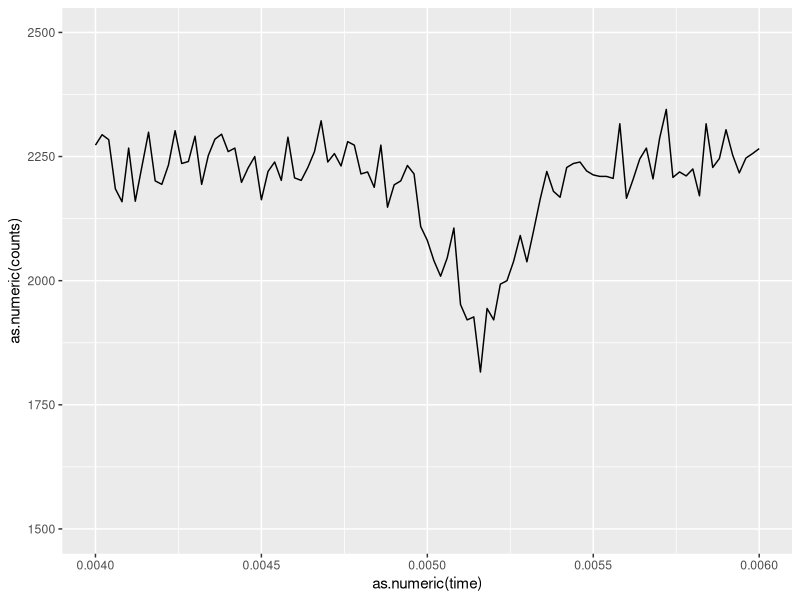
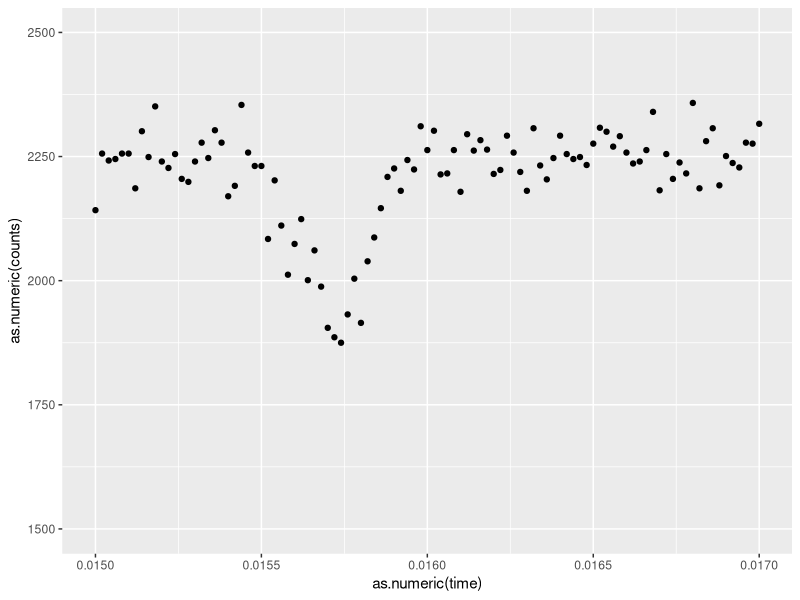
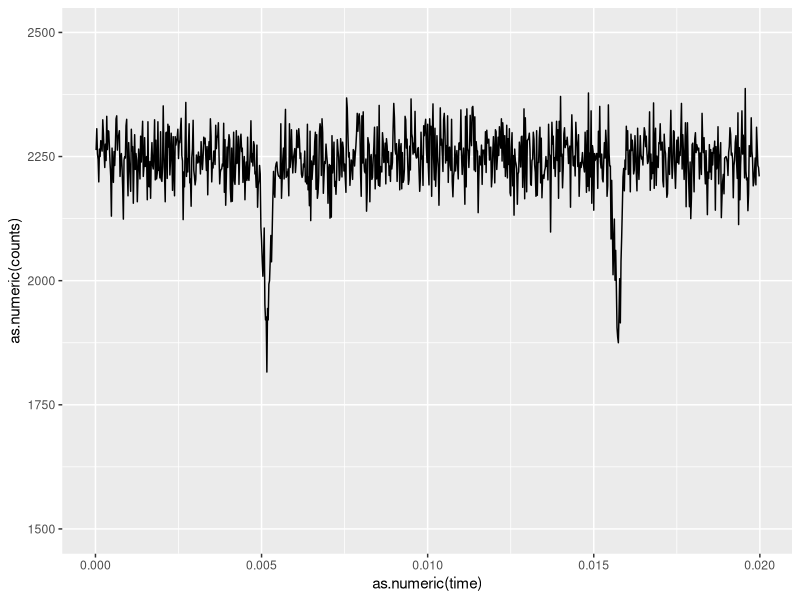
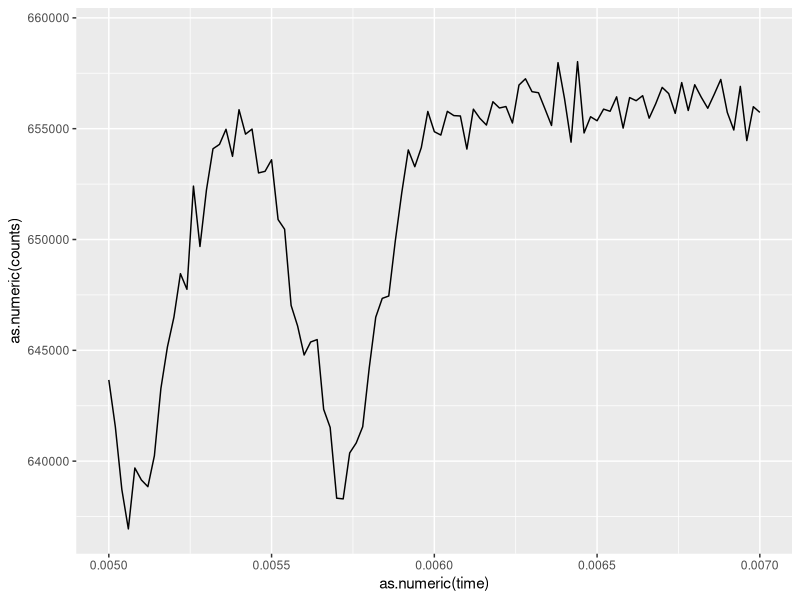
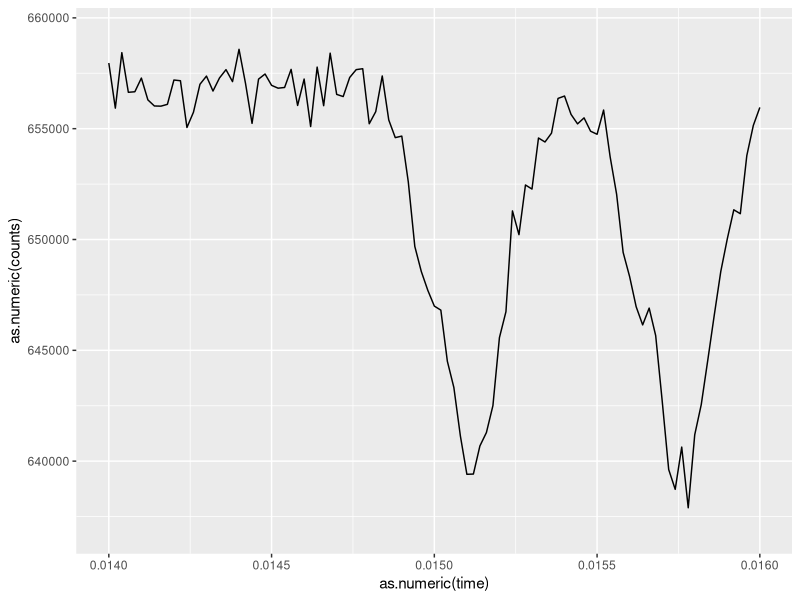
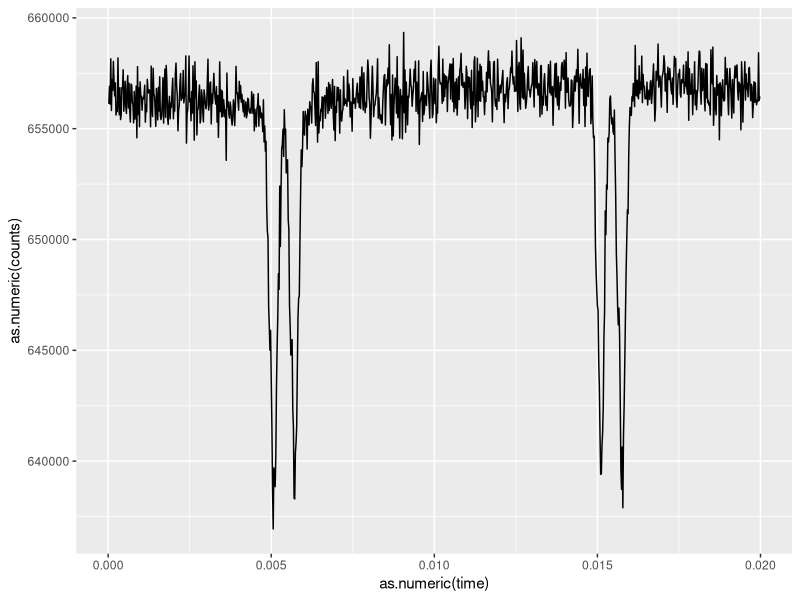
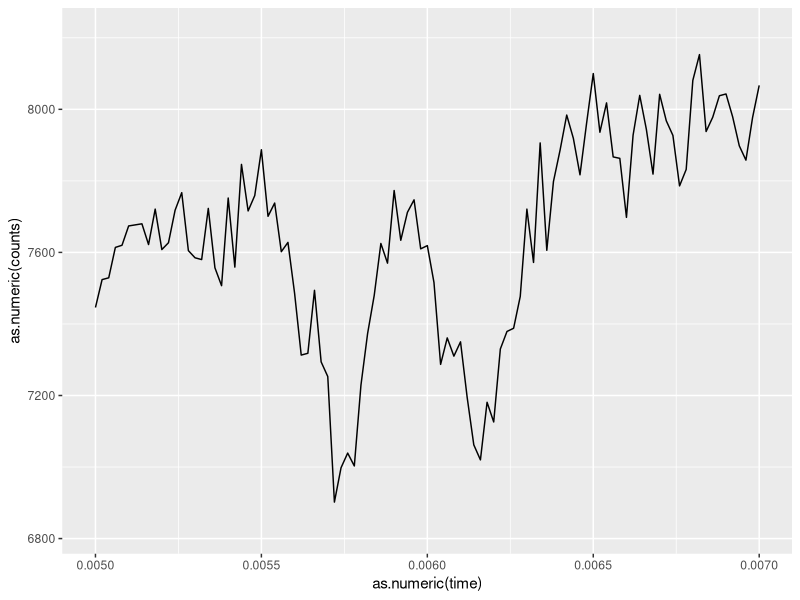
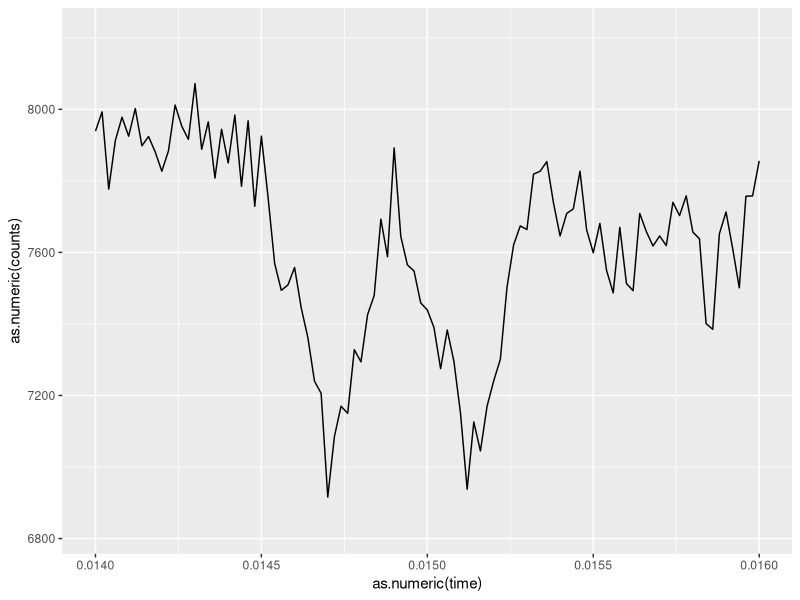

Here is the R script that generated these plots, in order:
## ---- chunk 1
knitr::opts_chunk$set(echo = TRUE)
library(tidyverse)
library(pracma)
## ---- chunk 2
stainless <- read.delim("raw_data_materials/stainless_steel_3_1.txt") %>% tail(1000) %>% 
  select(-2)
names(stainless)[1] <- 'counts'
stainless <- tibble::rownames_to_column(stainless, "time")

stainless %>% 
  mutate(time = as.numeric(time), counts = as.numeric(counts))

stainless %>%  ggplot(aes(x = as.numeric(time), y = as.numeric(counts))) + 
  geom_line() +
  xlim(.004,.006) +
  ylim(1500,2500)


stainless %>%  ggplot(aes(x = as.numeric(time), y = as.numeric(counts))) + 
  geom_point() +
  xlim(.015,.017) +
  ylim(1500,2500)

stainless %>%  ggplot(aes(x = as.numeric(time), y = as.numeric(counts))) + 
  geom_line() +
  ylim(1500,2500)

findpeaks((-as.numeric(stainless$counts)), npeaks=4, minpeakheight = -2000)

#peaks @ 257, 788
#with heights of 1921, 1875

## ---- chunk 3
garnet <- read.delim("raw_data_materials/garnet_sandpaper_117.txt") %>% tail(999) %>% 
  select(-2)
names(garnet)[1] <- 'counts'
garnet <- tibble::rownames_to_column(garnet, "time")

garnet %>% 
  mutate(time = as.numeric(time), counts = as.numeric(counts))

garnet

garnet %>%  ggplot(aes(x = as.numeric(time), y = as.numeric(counts))) + 
  geom_line() +
  xlim(.005,.007) 


garnet %>%  ggplot(aes(x = as.numeric(time), y = as.numeric(counts))) + 
  geom_line() +
  xlim(.014,.016)

garnet %>%  ggplot(aes(x = as.numeric(time), y = as.numeric(counts))) + 
  geom_line() 
findpeaks((-as.numeric(garnet$counts)), npeaks=8, minpeakheight = -645000)

## ---- chunk 4
enriched <- read.delim("raw_data_materials/enriched_iron_plastic_disc_1_2.txt") %>% tail(999) %>% 
  select(-2)
names(enriched)[1] <- 'counts'
enriched <- tibble::rownames_to_column(enriched, "time")

enriched %>% 
  mutate(time = as.numeric(time), counts = as.numeric(counts))


enriched

enriched %>%  ggplot(aes(x = as.numeric(time), y = as.numeric(counts))) + 
  geom_line() +
  xlim(.005,.007) 


enriched %>%  ggplot(aes(x = as.numeric(time), y = as.numeric(counts))) + 
  geom_line() +
  xlim(.014,.016)

enriched %>%  ggplot(aes(x = as.numeric(time), y = as.numeric(counts))) + 
  geom_line() 
## ---- chunk 5
rust <- read.delim("raw_data_materials/rust_1_28.txt") %>% tail(999) %>% 
  select(-2)
names(rust)[1] <- 'counts'
rust <- tibble::rownames_to_column(rust, "time")

rust %>% 
  mutate(time = as.numeric(time), counts = as.numeric(counts))


rust

rust %>%  ggplot(aes(x = as.numeric(time), y = as.numeric(counts))) + 
  geom_line() +
  xlim(.005,.007) 


rust %>%  ggplot(aes(x = as.numeric(time), y = as.numeric(counts))) + 
  geom_line() +
  xlim(.014,.016)

rust %>%  ggplot(aes(x = as.numeric(time), y = as.numeric(counts))) + 
  geom_line() 
## ---- chunk 6
bery <- read.delim("raw_data_materials/be+fe4.3mg_1_2.txt") %>% tail(999) %>% 
  select(-2)
names(bery)[1] <- 'counts'
bery <- tibble::rownames_to_column(bery, "time")

bery %>% 
  mutate(time = as.numeric(time), counts = as.numeric(counts))


bery

bery %>%  ggplot(aes(x = as.numeric(time), y = as.numeric(counts))) + 
  geom_line() +
  xlim(.005,.007) 


bery %>%  ggplot(aes(x = as.numeric(time), y = as.numeric(counts))) + 
  geom_line() +
  xlim(.014,.016)

bery %>%  ggplot(aes(x = as.numeric(time), y = as.numeric(counts))) + 
  geom_line() 

## ---- chunk 7
cali <- tibble(vmax = c(4.43,4.11,	3.64,3.16,2.69,2.37,1.74,1.42,0.87,	0.44), voltage = seq(500,50,-50))

ggplot(cali, aes(x = voltage, y = vmax)) +
  geom_point()+
  theme_classic()+
    theme(aspect.ratio=1) +
  labs(title = 'Velocity Driver Calibration',
       y = 'Max Velocity (cm/s)',
       x = 'Voltage (mV)')

## ---- chunk 8
k300temp <- read.delim("raw_data_materials/fef2_cryo_300K_89.txt") %>% tail(999) %>% 
  select(-2)
names(k300temp)[1] <- 'counts'
k300temp <- tibble::rownames_to_column(k300temp, "time")

k300temp <- k300temp %>% 
    mutate(time = as.numeric(time), counts = as.numeric(counts)/211161.42)

garnet <- read.delim("raw_data_materials/garnet_sandpaper_117.txt") %>% tail(999) %>% 
  select(-2)
names(garnet)[1] <- 'counts'
garnet <- tibble::rownames_to_column(garnet, "time")

garnet <- garnet %>% 
  mutate(time = as.numeric(time), counts = as.numeric(counts)/300140.64)

stainless <- read.delim("raw_data_materials/stainless_steel_3_1.txt") %>% tail(999) %>% 
  select(-2)
names(stainless)[1] <- 'counts'
stainless <- tibble::rownames_to_column(stainless, "time")

stainless <- stainless %>% 
  mutate(time = as.numeric(time), counts = as.numeric(counts)/2091.24)



isomer <- tibble(time = k300temp$time*1000, FeF2 = k300temp$counts, Garnet = garnet$counts/1.5, Stainless_Steel = stainless$counts*1.05, velocity = -17.4*cos((time+.0781)*2*pi/(20.875)))



isomer <- isomer %>% 
  gather(
    key = counts_mat,
    value = gamma_counts,
    -time,
    -velocity
  )
isomer %>% ggplot(aes(x = time, y = gamma_counts, color = counts_mat)) +
  geom_line() +
      theme_classic() +
      theme(aspect.ratio = 1) +
      labs(title = 'Mossbauer Shift by Absorber Material',
           x = 'Time (ms)',
           y = 'Counts per Second', color = "Absorber Material") 


isomer %>% ggplot(aes(x = time, y = gamma_counts, color = counts_mat)) +
  geom_line() +
      theme_classic() +
      theme(aspect.ratio = 1) +
      labs(title = 'Mossbauer Shift by Absorber Material First Zero',
           x = 'Time (ms)',
           y = 'Counts per Second', color = "Absorber Material")+
    geom_vline(xintercept = 5.22)+
  xlim(4,7)

isomer %>% ggplot(aes(x = time, y = gamma_counts, color = counts_mat)) +
  geom_line() +
      theme_classic() +
      theme(aspect.ratio = 1) +
      labs(title = 'Mossbauer Shift by Absorber Material Second Zero',
           x = 'Time (ms)',
           y = 'Counts per Second', color = "Absorber Material")+
    geom_vline(xintercept = 15.63)+
  xlim(14,17)



isomer %>% ggplot(aes(x = velocity, y = gamma_counts, color = counts_mat)) +
  geom_line() +
      theme_classic() +
      theme(aspect.ratio = 1) +
      labs(title = 'Mossbauer Shift by Source Velocity',
           x = 'Velocity (mm/s)',
           y = 'Counts per Second', color = "Absorber Material") +
    scale_x_continuous(breaks = seq(-15,15,5))



